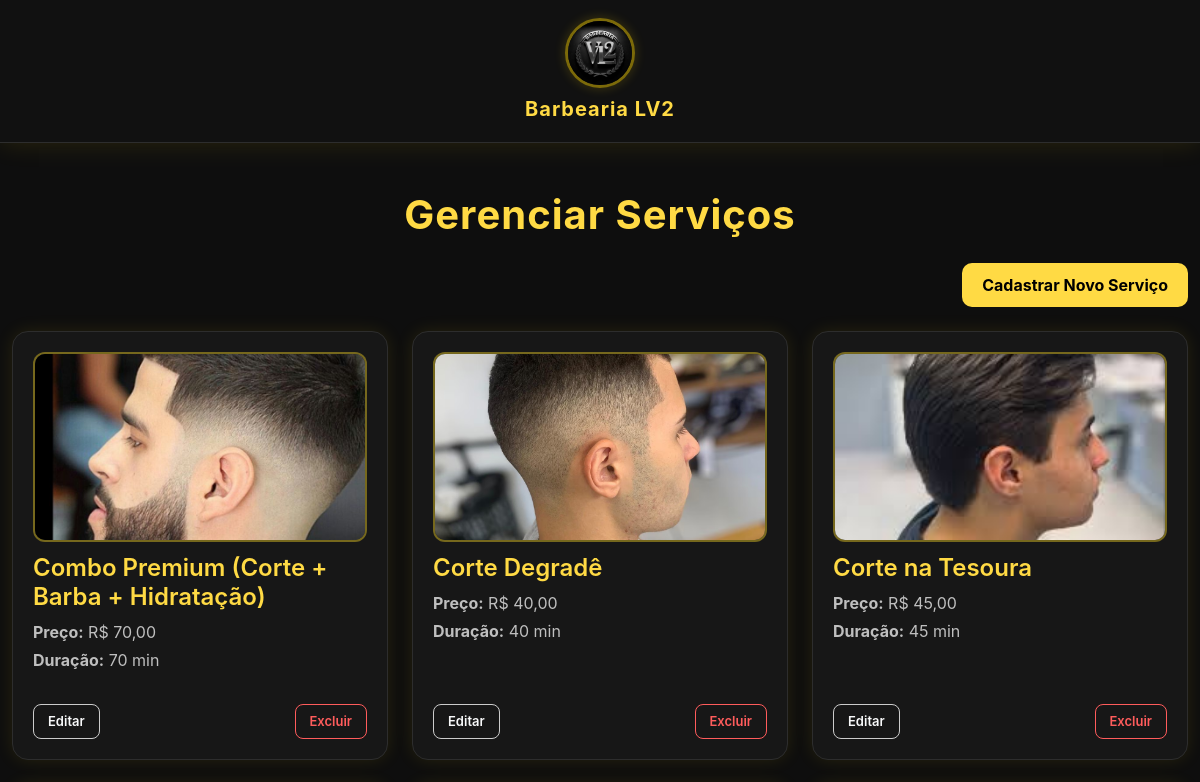
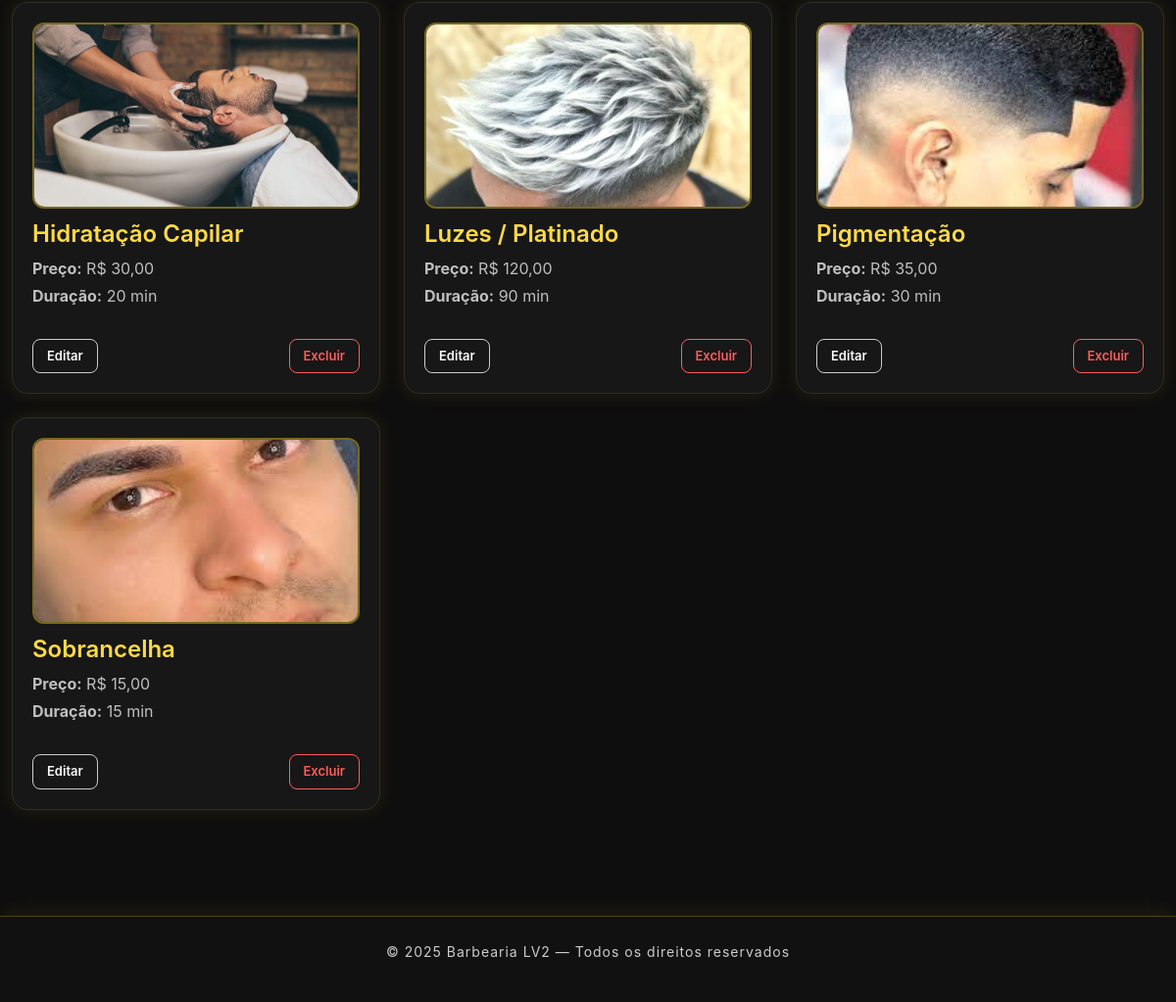
/admin/servicos_listar.php, run on the app's committed database (2 pictures, top to bottom).
### tables this page shows
CREATE TABLE `servicos` (
  `id` int(11) NOT NULL,
  `nome` varchar(120) NOT NULL,
  `preco` decimal(10,2) NOT NULL,
  `duracao` int(11) NOT NULL,
  `ativo` tinyint(1) NOT NULL DEFAULT 1,
  `duracao_min` int(11) NOT NULL DEFAULT 30,
  `img` varchar(255) DEFAULT NULL
);

### admin/servicos_listar.php (the view, shortened to what this page needs)
<?php
include 'header.php';
$conn = Database::connect();
$sql = "SELECT id, nome, preco, duracao_min, img FROM servicos ORDER BY nome ASC";
$stmt = $conn->prepare($sql);
$stmt->execute();
$servicos = $stmt->fetchAll(PDO::FETCH_ASSOC);
?>
<div class="container py-5">
    <h1 class="text-center mb-4" style="color:#ffda44;">Gerenciar Serviços</h1>
    <div class="text-end mb-4">
        <a href="servicos_cadastrar.php" class="btn btn-lv">Cadastrar Novo Serviço</a>
    </div>
    <div class="row g-4">
        <?php foreach ($servicos as $s): ?>
            <div class="col-md-4">
                <div class="card-servico h-100">
                    <div class="img-box">
                        <?php if (!empty($s['img'])): ?>
                            <img
                                src="../assets/servicos/<?= htmlspecialchars($s['img'], ENT_QUOTES, 'UTF-8') ?>"
                                alt="Imagem do serviço <?= htmlspecialchars($s['nome'], ENT_QUOTES, 'UTF-8') ?>">
                        <?php else: ?>
                            <img
                                src="../assets/img/sem-foto.png"
                                alt="Serviço sem imagem">
                        <?php endif; ?>
                    </div>
                    <h4><?= htmlspecialchars($s['nome'], ENT_QUOTES, 'UTF-8') ?></h4>
                    <p class="text-secondary mb-1">
                        <strong>Preço:</strong>
                        R$ <?= number_format((float) $s['preco'], 2, ',', '.') ?>
                    </p>
                    <p class="text-secondary">
                        <strong>Duração:</strong>
                        <?= (int) $s['duracao_min'] ?> min
                    </p>
                    <div class="d-flex justify-content-between mt-auto pt-3">
                        <a
                            href="servicos_editar.php?id=<?= (int) $s['id'] ?>"
                            class="btn btn-outline-light btn-mini">
                            Editar
                        </a>
                        <a
                            href="servicos_excluir.php?id=<?= (int) $s['id'] ?>"
                            class="btn btn-outline-danger btn-mini"
                            onclick="return confirm('Tem certeza que deseja excluir este serviço?');">
                            Excluir
                        </a>
                    </div>
                </div>
            </div>
        <?php endforeach; ?>
    </div>
</div>
<?php include 'footer.php'; ?>

### admin/servicos_listar.php (style rules this page uses)
body { background: #0e0e0e; color: #ffffff; font-family: "Inter", sans-serif; }
.container { max-width: 1300px; }
h1 { font-weight: 700; letter-spacing: 1px; }
.card-servico { background: #171717; border: 1px solid #2d2d2d; border-radius: 16px; transition: .3s ease-in-out; padding: 20px; box-shadow: 0 0 18px rgba(255,215,0,0.10); display: flex; flex-direction: column; }
.img-box { width: 100%; height: 190px; border-radius: 12px; overflow: hidden; background: #2d2d2d; margin-bottom: 12px; border: 2px solid rgba(255,215,0,0.35); }
.img-box img { width: 100%; height: 100%; object-fit: cover; }
.btn-lv { background: #ffda44; border: none; color: #000; font-weight: 700; border-radius: 10px; padding: 10px 20px; transition: .25s ease; }
.btn-mini { padding: 7px 14px; border-radius: 8px; font-weight: 600; font-size: 13px; }
.btn-outline-light { border: 1px solid #ccc !important; transition: .25s; }
.btn-outline-danger { border: 1px solid #ff5c5c !important; color: #ff5c5c !important; }
h4 { font-weight: 600; color: #ffda44; }
.text-secondary { color: #bfbfbf !important; }

### data on the page
servicos: img (picture), nome "Combo Premium (Corte + Barba + Hidratação)", preco "70,00", duracao_min "70"
servicos: img (picture), nome "Corte Degradê", preco "40,00", duracao_min "40"
servicos: img (picture), nome "Corte na Tesoura", preco "45,00", duracao_min "45"
servicos: img (picture), nome "Hidratação Capilar", preco "30,00", duracao_min "20"
servicos: img (picture), nome "Luzes / Platinado", preco "120,00", duracao_min "90"
servicos: img (picture), nome "Pigmentação", preco "35,00", duracao_min "30"
servicos: img (picture), nome "Sobrancelha", preco "15,00", duracao_min "15"
